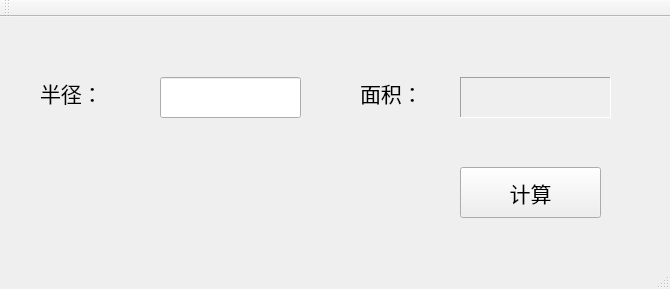
<?xml version="1.0" encoding="UTF-8"?>
<ui version="4.0">
 <class>DEMO</class>
 <widget class="QMainWindow" name="DEMO">
  <property name="geometry">
   <rect>
    <x>0</x>
    <y>0</y>
    <width>670</width>
    <height>289</height>
   </rect>
  </property>
  <property name="windowTitle">
   <string>DEMO</string>
  </property>
  <widget class="QWidget" name="centralWidget">
   <widget class="QLabel" name="areaLabel_1">
    <property name="geometry">
     <rect>
      <x>40</x>
      <y>60</y>
      <width>101</width>
      <height>31</height>
     </rect>
    </property>
    <property name="font">
     <font>
      <family>华文仿宋</family>
      <pointsize>16</pointsize>
     </font>
    </property>
    <property name="text">
     <string>半径：</string>
    </property>
   </widget>
   <widget class="QLabel" name="areaLabel_2">
    <property name="geometry">
     <rect>
      <x>360</x>
      <y>60</y>
      <width>91</width>
      <height>31</height>
     </rect>
    </property>
    <property name="font">
     <font>
      <family>华文仿宋</family>
      <pointsize>16</pointsize>
     </font>
    </property>
    <property name="text">
     <string>面积：</string>
    </property>
   </widget>
   <widget class="QLabel" name="radiusLabel">
    <property name="geometry">
     <rect>
      <x>460</x>
      <y>60</y>
      <width>151</width>
      <height>41</height>
     </rect>
    </property>
    <property name="font">
     <font>
      <pointsize>16</pointsize>
     </font>
    </property>
    <property name="frameShape">
     <enum>QFrame::Panel</enum>
    </property>
    <property name="frameShadow">
     <enum>QFrame::Sunken</enum>
    </property>
    <property name="text">
     <string/>
    </property>
   </widget>
   <widget class="QLineEdit" name="radiusLineEdit">
    <property name="geometry">
     <rect>
      <x>160</x>
      <y>60</y>
      <width>141</width>
      <height>41</height>
     </rect>
    </property>
    <property name="font">
     <font>
      <pointsize>16</pointsize>
     </font>
    </property>
   </widget>
   <widget class="QPushButton" name="countBtm">
    <property name="geometry">
     <rect>
      <x>460</x>
      <y>150</y>
      <width>141</width>
      <height>51</height>
     </rect>
    </property>
    <property name="font">
     <font>
      <family>华文仿宋</family>
      <pointsize>16</pointsize>
     </font>
    </property>
    <property name="text">
     <string>计算</string>
    </property>
    <property name="autoDefault">
     <bool>false</bool>
    </property>
    <property name="default">
     <bool>false</bool>
    </property>
    <property name="flat">
     <bool>false</bool>
    </property>
   </widget>
  </widget>
  <widget class="QMenuBar" name="menuBar">
   <property name="geometry">
    <rect>
     <x>0</x>
     <y>0</y>
     <width>670</width>
     <height>30</height>
    </rect>
   </property>
  </widget>
  <widget class="QToolBar" name="mainToolBar">
   <attribute name="toolBarArea">
    <enum>TopToolBarArea</enum>
   </attribute>
   <attribute name="toolBarBreak">
    <bool>false</bool>
   </attribute>
  </widget>
  <widget class="QStatusBar" name="statusBar"/>
 </widget>
 <layoutdefault spacing="6" margin="11"/>
 <resources/>
 <connections/>
</ui>
